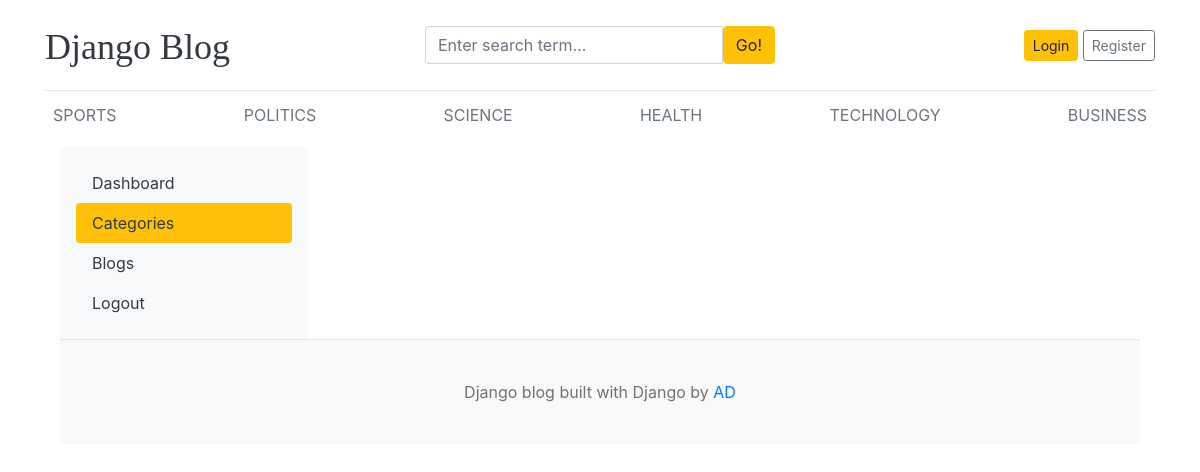
/dashboard/categories/, run on the app's committed database.
### blogs/models.py (models this page shows, shortened)
class Category(models.Model):
    category_name=models.CharField(max_length=50,unique=True)
    created_at=models.DateTimeField(auto_now_add=True)
    updated_at=models.DateTimeField(auto_now=True)
    class Meta:
        verbose_name_plural='categories'

### dashboards/views.py (the view)
# urls.py: path('categories/',views.categories,name='categories')
def categories(request):
    return render(request,'dashboard/categories.html')

### blogs/context_processors.py (called while the page is built)
def get_categories(request):
    categories=Category.objects.all()
    return dict(categories=categories)

def get_social_links(request):
    social_links=SocialLink.objects.all()
    return dict(social_links=social_links)

### templates/dashboard/categories.html
{% extends 'base.html' %}
{% block content %}
<div class="container">
  <div class="row">
    {% include 'dashboard/sidebar.html'  %}
    <div class="col-md-9">
    </div>
</div>
{% endblock %}

### templates/base.html (shortened to what this page needs)
{% load static %}
<!DOCTYPE html>
<html lang="en">
<head>
    <link href="https://getbootstrap.com/docs/4.0/dist/css/bootstrap.min.css" rel="stylesheet">
    <link href="{% static 'css/blog.css' %}" rel="stylesheet">
  </head>
<body>
    <div class="container">
      <header class="blog-header py-3">
        <div class="row flex-nowrap justify-content-between align-items-center">
          <div class="col-4 pt-1">
            <a class="blog-header-logo text-dark" href="/">Django Blog</a>
          </div>
          <div class="col-4 ">
          <form action="{% url 'search' %}" method="GET" >
            <div class="input-group">
                        <input class="form-control" type="text" name="keyword" value="{{ keyword }}" placeholder="Enter search term..." aria-label="Enter search term..." aria-describedby="button-search" />
                        <button type="submit" class="btn btn-warning" id="button-search" type="button">Go!</button>
                    </div>
          </form>
          </div>
          <div class="col-4 d-flex justify-content-end align-items-center">
            {% if not user.is_authenticated  %}
            <a class="btn btn-sm btn-warning" href="{% url 'login' %}">Login</a> &nbsp;
            <a class="btn btn-sm btn-outline-secondary" href="{% url 'register' %}">Register</a>
            {% else %}
            <span><a href='{% url 'dashboard' %}'>Dashboard</a></span>
            &emsp;
            <span><a href="{% url 'logout' %}">Logout</a></span>
            {% endif %}
          </div>
        </div>
      </header>
      <div class="nav-scroller py-1 mb-2">
        <nav class="nav d-flex justify-content-between">
          {% for cat in categories %}
          <a class="p-2 text-muted" href="{% url 'posts_by_category' cat.id %}">{{cat.category_name}}</a>
          {% endfor %}
        </nav>
      </div>
{% block content %}
{% endblock %}
 <footer class="blog-footer">
  <p>Django blog built with Django by <a href="#">AD</a></p>
</footer>
</body>
</html>

### blog/static/css/blog.css (style rules this page uses)
.blog-header { border-bottom: 1px solid #e5e5e5; }
.blog-header-logo { font-family: "Playfair Display", Georgia, "Times New Roman", serif; font-size: 2.25rem; }
.blog-footer { padding: 2.5rem 0; color: #727272; text-align: center; background-color: #f9f9f9; border-top: .05rem solid #e5e5e5; }
.blog-footer p:last-child { margin-bottom: 0; }

### data on the page
Category: category_name "SPORTS"
Category: category_name "POLITICS"
Category: category_name "SCIENCE"
Category: category_name "HEALTH"
Category: category_name "TECHNOLOGY"
Category: category_name "BUSINESS"
